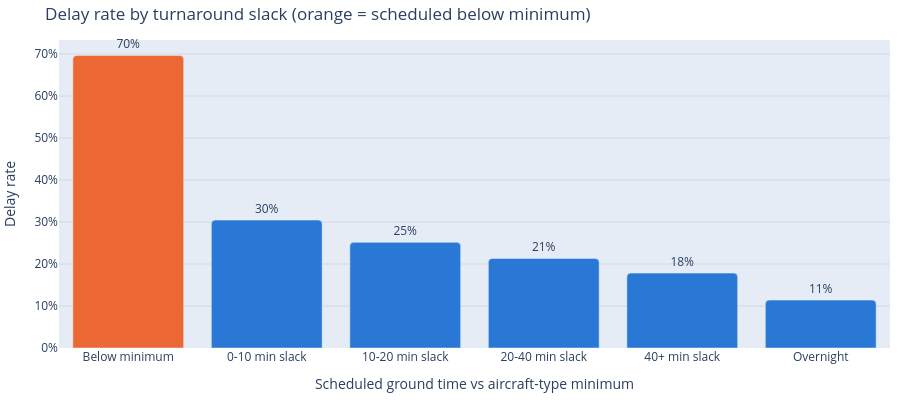

The notebook cell this image was saved under:
### Markdown cell above
## 6. Effect of aircraft turnaround time

**Turnaround slack** is the scheduled ground time minus the minimum ground time for the aircraft type (A320 35, A321 45, B737 40, ATR72 25 min). A negative slack means the turnaround is scheduled *below* what the aircraft physically needs.

### Code cell
ts = A.turnaround_stats(df)
display(Markdown(
    f"- Same-day turns scheduled **below the type minimum**: {ts['short_share']:.1%}\n"
    f"- Delay rate: **{ts['short_rate']:.1%}** below the minimum vs **{ts['ok_rate']:.1%}** otherwise "
    f"(χ² = {ts['chi2']:,.0f}, p = {ts['chi2_p']:.1e})\n"
    f"- Spearman ρ (slack vs delay, same-day turns): **{ts['spearman_rho']:.2f}** (p = {ts['spearman_p']:.1e})\n"
    f"- Pearson r (inbound delay vs outbound delay): **{ts['prop_corr']:.2f}**"
))
display(A.turnaround_effect(df).style.format({"Delay_Rate": "{:.1%}", "Avg_Delay": "{:.1f}", "Avg_Prev_Delay": "{:.1f}"}))
C.turnaround_rates(df).show()

### Figure 1 — Plotly figure (JSON) as saved in the notebook; plotly's stock layout.template omitted (floating-point values rounded to 4 significant figures)
{"data": [{"cliponaxis": false, "customdata": [[9067.0, 30.11], [17730.0, 13.38], [20260.0, 11.05], [13780.0, 9.408], [8859.0, 7.434], [14740.0, 4.747]], "hovertemplate": "<b>%{x}</b><br>Delay rate %{y:.1%}<br>Flights %{customdata[0]:,}<br>Avg delay %{customdata[1]:.1f} min<extra></extra>", "marker": {"color": ["#eb6834", "#2a78d6", "#2a78d6", "#2a78d6", "#2a78d6", "#2a78d6"], "cornerradius": 4}, "text": ["70%", "30%", "25%", "21%", "18%", "11%"], "textposition": "outside", "type": "bar", "x": ["Below minimum", "0-10 min slack", "10-20 min slack", "20-40 min slack", "40+ min slack", "Overnight"], "y": [0.6967, 0.3047, 0.2516, 0.2132, 0.1783, 0.1142]}], "layout": {"height": 400, "hoverlabel": {"namelength": -1}, "legend": {"orientation": "h", "x": 0, "y": 1.02, "yanchor": "bottom"}, "margin": {"b": 10, "l": 10, "r": 10, "t": 40}, "title": {"text": "Delay rate by turnaround slack (orange = scheduled below minimum)"}, "xaxis": {"showgrid": false, "title": {"text": "Scheduled ground time vs aircraft-type minimum"}}, "yaxis": {"gridcolor": "rgba(128,128,128,0.18)", "tickformat": ".0%", "title": {"text": "Delay rate"}, "zeroline": false}}}
